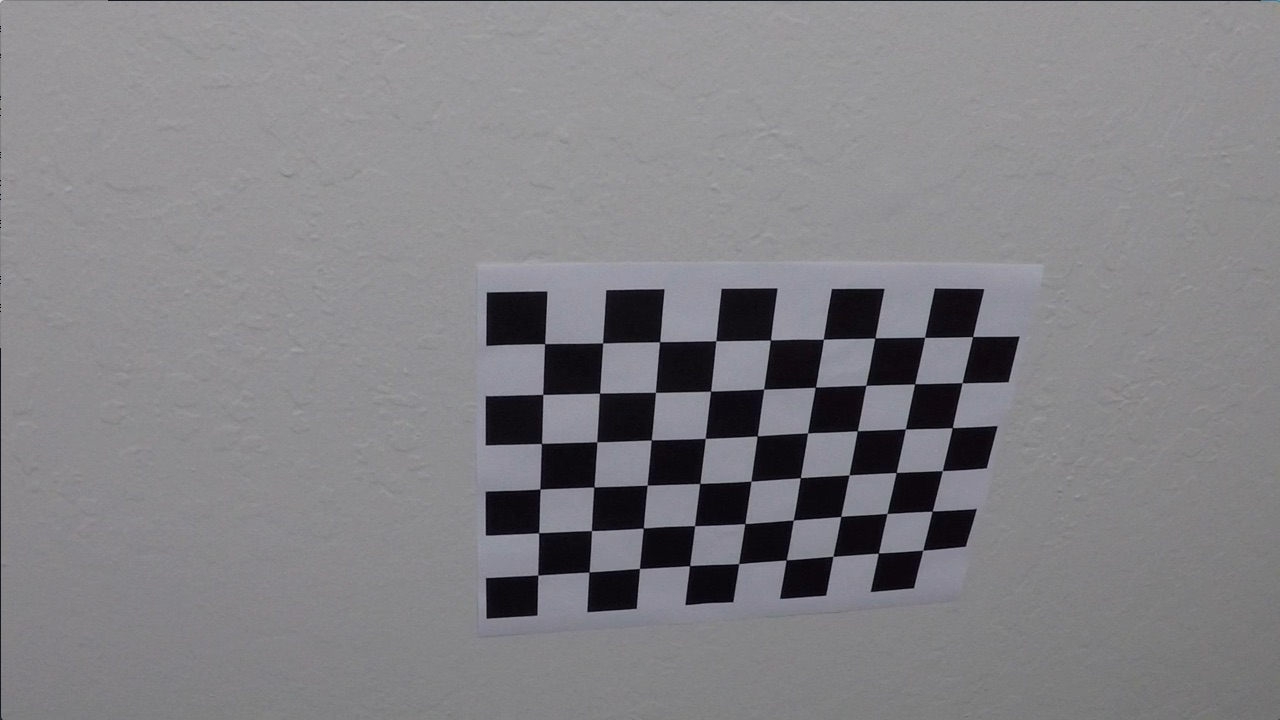
#> input picture camera_cal/calibration10.jpg, 1280 x 720 px; its folder holds only this picture in this run; the run also reads 1 picture not shown here
$ jupyter execute --allow-errors 'P4 copy.ipynb'   (shell and % lines are left out)   (older library calls are emulated)
#> lines starting #> are read from the running program, lines starting #| are printed output that depends on the picture; long printed decimals are rounded
[cell 1]
import sys

[cell 2]
import numpy as np
import pandas as pd
import cv2
import os
import glob
import matplotlib.pyplot as plt
import pickle

## Calibration & Distortion Correction

[cell 3]
def undistort_img():
    # Prepare object points 0,0,0 ... 8,5,0
    obj_pts = np.zeros((6*9,3), np.float32)
    obj_pts[:,:2] = np.mgrid[0:9, 0:6].T.reshape(-1,2)

    # Stores all object points & img points from all images
    objpoints = []
    imgpoints = []

    # Get directory for all calibration images
    images = glob.glob('camera_cal/*.jpg')

    for indx, fname in enumerate(images):
        img = cv2.imread(fname)
#> img is the input picture: shape (720, 1280, 3); mean B, G, R 133.1, 129.4, 130.2
        gray = cv2.cvtColor(img, cv2.COLOR_BGR2GRAY)

        ret, corners = cv2.findChessboardCorners(gray, (9,6), None)
#> ret = True; corners = 54 rows, first 8: [545.3, 343.1], [602.7, 342.8], [660.1, 341.3], [715.8, 340.7], [770.6, 340], [823.5, 339.2], [874.3, 338.5], [925.1, 337.4]

        if ret == True:
            objpoints.append(obj_pts)
            imgpoints.append(corners)
    # Test undistortion on img
    img_size = (img.shape[1], img.shape[0])

    # Calibrate camera
    ret, mtx, dist, rvecs, tvecs = cv2.calibrateCamera(objpoints, imgpoints, img_size, None,None)
#> ret = 0.68; mtx = [[1143.7, 0, 681.7], [0, 1109.2, 367.7], [0, 0, 1]]; dist = [[-0.515, 2.99, -0.00876, 0.00937, 1.41]]; rvecs = ([0.451, -0.252, 0.0361],); tvecs = ([-2.31, -0.422, 19.12],)

    dst = cv2.undistort(img, mtx, dist, None, mtx)
    # Save camera calibration for later use
    dist_pickle = {}
    dist_pickle['mtx'] = mtx
    dist_pickle['dist'] = dist
    pickle.dump( dist_pickle, open('camera_cal/cal_pickle.p', 'wb') )

def undistort(img, cal_dir='camera_cal/cal_pickle.p'):
    #cv2.imwrite('camera_cal/test_cal.jpg', dst)
    with open(cal_dir, mode='rb') as f:
        file = pickle.load(f)
    mtx = file['mtx']
    dist = file['dist']
    dst = cv2.undistort(img, mtx, dist, None, mtx)

    return dst

[cell 4]
undistort_img()

[cell 5]
img = cv2.imread('camera_cal/calibration1.jpg')
#> (the rest of this cell did not finish here and is left out)


# Visualize undistortion
f, (ax1, ax2) = plt.subplots(1, 2, figsize=(20,10))
ax1.imshow(img)
ax1.set_title('Original Image', fontsize=30)
ax2.imshow(dst)
ax2.set_title('Undistorted Image', fontsize=30)

[cell 6]
img = cv2.imread('test_images/test7.jpg')
img = cv2.cvtColor(img, cv2.COLOR_BGR2RGB)
dst = undistort(img)


# Visualize undistortion
f, (ax1, ax2) = plt.subplots(1, 2, figsize=(20,10))
ax1.imshow(img)
ax1.set_title('Original Image', fontsize=30)
ax2.imshow(dst)
ax2.set_title('Undistorted Image', fontsize=30)

## Pipeline and Perspective warp

[cell 7]
def pipeline(img, s_thresh=(100, 255), sx_thresh=(15, 255)):
    img = undistort(img)
    img = np.copy(img)
    # Convert to HLS color space and separate the V channel
    hls = cv2.cvtColor(img, cv2.COLOR_RGB2HLS).astype(np.float)
    l_channel = hls[:,:,1]
    s_channel = hls[:,:,2]
    h_channel = hls[:,:,0]
    # Sobel x
    sobelx = cv2.Sobel(l_channel, cv2.CV_64F, 1, 1) # Take the derivative in x
    abs_sobelx = np.absolute(sobelx) # Absolute x derivative to accentuate lines away from horizontal
    scaled_sobel = np.uint8(255*abs_sobelx/np.max(abs_sobelx))

    # Threshold x gradient
    sxbinary = np.zeros_like(scaled_sobel)
    sxbinary[(scaled_sobel >= sx_thresh[0]) & (scaled_sobel <= sx_thresh[1])] = 1

    # Threshold color channel
    s_binary = np.zeros_like(s_channel)
    s_binary[(s_channel >= s_thresh[0]) & (s_channel <= s_thresh[1])] = 1

    color_binary = np.dstack((np.zeros_like(sxbinary), sxbinary, s_binary)) * 255

    combined_binary = np.zeros_like(sxbinary)
    combined_binary[(s_binary == 1) | (sxbinary == 1)] = 1
    return combined_binary

def perspective_warp(img,
                     dst_size=(1280,720),
                     src=np.float32([(0.25,0.8),(0.70,0.7),(0.2,1),(1,1)]),
                     dst=np.float32([(0,0), (1, 0), (0,1), (1,1)])):
    img_size = np.float32([(img.shape[1],img.shape[0])])
    src = src* img_size
    # For destination points, I'm arbitrarily choosing some points to be
    # a nice fit for displaying our warped result
    # again, not exact, but close enough for our purposes
    dst = dst * np.float32(dst_size)
    print(src)
    # Given src and dst points, calculate the perspective transform matrix
    M = cv2.getPerspectiveTransform(src, dst)
    # Warp the image using OpenCV warpPerspective()
    warped = cv2.warpPerspective(img, M, dst_size)
    return warped

def inv_perspective_warp(img,
                     dst_size=(1280,720),
                     src=np.float32([(0,0), (1, 0), (0,1), (1,1)]),
                     dst=np.float32([(0.25,0.7),(0.70,0.7),(0.2,1),(1,1)])):
    img_size = np.float32([(img.shape[1],img.shape[0])])
    src = src* img_size
    # For destination points, I'm arbitrarily choosing some points to be
    # a nice fit for displaying our warped result
    # again, not exact, but close enough for our purposes
    dst = dst * np.float32(dst_size)
    # Given src and dst points, calculate the perspective transform matrix
    M = cv2.getPerspectiveTransform(src, dst)
    # Warp the image using OpenCV warpPerspective()
    warped = cv2.warpPerspective(img, M, dst_size)
    return warped

def get_hist(img):
    hist = np.sum(img[img.shape[0]//2:,:], axis=0)
    return hist

[cell 8]
img = cv2.imread('test_images/test9.png')
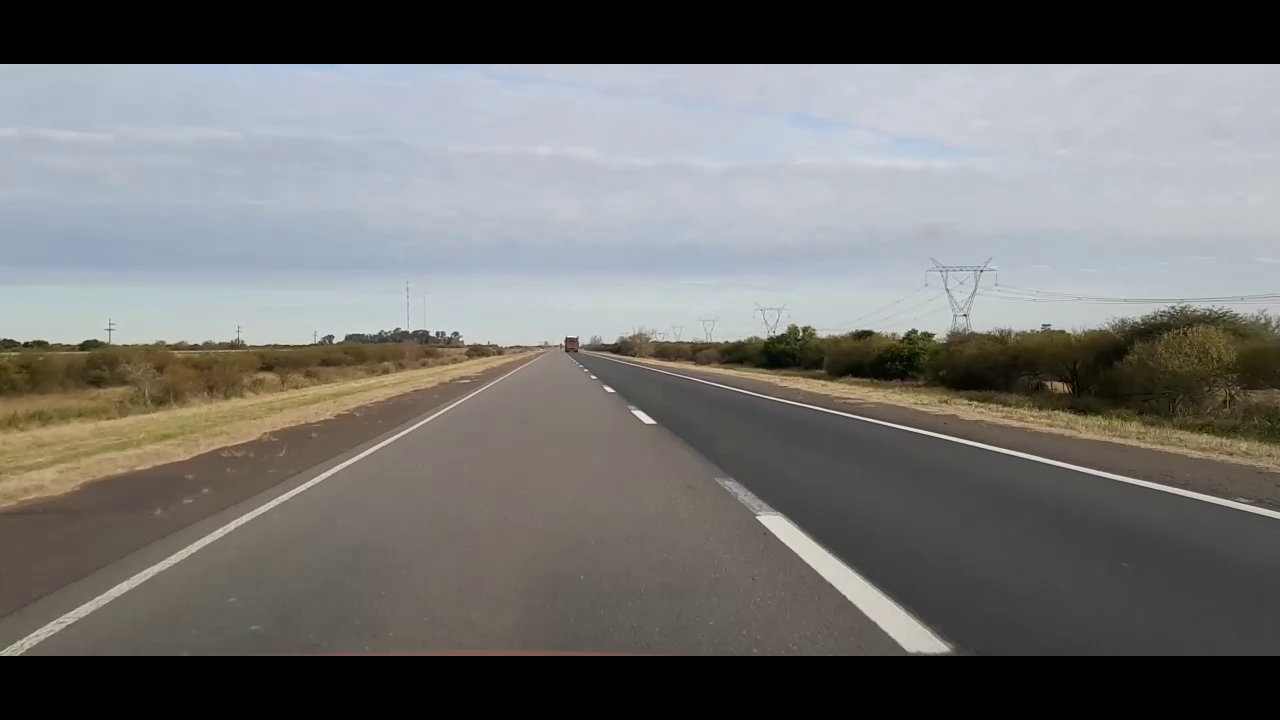
#> input picture test_images/test9.png, 1280 x 720 px
#> img is the input picture: shape (720, 1280, 3); mean B, G, R 112.4, 114.2, 114.5
img = cv2.cvtColor(img, cv2.COLOR_BGR2RGB)
dst = pipeline(img)
dst = perspective_warp(dst, dst_size=(1280,720))
#> in perspective_warp, `src = src* img_size`: src = [[320, 576], [896, 504], [256, 720], [1280, 720]]
#> in perspective_warp, `dst = dst * np.float32(dst_size)`: dst = [[0, 0], [1280, 0], [0, 720], [1280, 720]]
#| [[ 320.  576.]
#|  [ 896.  504.]
#|  [ 256.  720.]
#> (further printed lines are left out)
#> in perspective_warp, `M = cv2.getPerspectiveTransform(src, dst)`: M = [[-2.22, -0.988, 1280], [-0.606, -4.85, 2986.7], [-0.000842, -0.00236, 1]]

# Visualize undistortion
f, (ax1, ax2) = plt.subplots(1, 2, figsize=(20,10))
ax1.imshow(img)
ax1.set_title('Original Image', fontsize=30)
ax2.imshow(dst, cmap='gray')
ax2.set_title('Warped Image', fontsize=30)

## Sliding Window Algorithm and Curve Plotting

[cell 9]
left_a, left_b, left_c = [],[],[]
right_a, right_b, right_c = [],[],[]

def sliding_window(img, nwindows=9, margin=150, minpix = 1, draw_windows=True):
    global left_a, left_b, left_c,right_a, right_b, right_c
    left_fit_= np.empty(3)
    right_fit_ = np.empty(3)
    out_img = np.dstack((img, img, img))*255

    histogram = get_hist(img)
    # find peaks of left and right halves
    midpoint = int(histogram.shape[0]/2)
    leftx_base = np.argmax(histogram[:midpoint])
    rightx_base = np.argmax(histogram[midpoint:]) + midpoint


    # Set height of windows
    window_height = np.int(img.shape[0]/nwindows)
    # Identify the x and y positions of all nonzero pixels in the image
    nonzero = img.nonzero()
    nonzeroy = np.array(nonzero[0])
    nonzerox = np.array(nonzero[1])
    # Current positions to be updated for each window
    leftx_current = leftx_base
    rightx_current = rightx_base


    # Create empty lists to receive left and right lane pixel indices
    left_lane_inds = []
    right_lane_inds = []

    # Step through the windows one by one
    for window in range(nwindows):
        # Identify window boundaries in x and y (and right and left)
        win_y_low = img.shape[0] - (window+1)*window_height
        win_y_high = img.shape[0] - window*window_height
        win_xleft_low = leftx_current - margin
        win_xleft_high = leftx_current + margin
        win_xright_low = rightx_current - margin
        win_xright_high = rightx_current + margin
        # Draw the windows on the visualization image
        if draw_windows == True:
            cv2.rectangle(out_img,(win_xleft_low,win_y_low),(win_xleft_high,win_y_high),
            (100,255,255), 3)
            cv2.rectangle(out_img,(win_xright_low,win_y_low),(win_xright_high,win_y_high),
            (100,255,255), 3)
        # Identify the nonzero pixels in x and y within the window
        good_left_inds = ((nonzeroy >= win_y_low) & (nonzeroy < win_y_high) &
        (nonzerox >= win_xleft_low) &  (nonzerox < win_xleft_high)).nonzero()[0]
        good_right_inds = ((nonzeroy >= win_y_low) & (nonzeroy < win_y_high) &
        (nonzerox >= win_xright_low) &  (nonzerox < win_xright_high)).nonzero()[0]
        # Append these indices to the lists
        left_lane_inds.append(good_left_inds)
        right_lane_inds.append(good_right_inds)
        # If you found > minpix pixels, recenter next window on their mean position
        if len(good_left_inds) > minpix:
            leftx_current = np.int(np.mean(nonzerox[good_left_inds]))
        if len(good_right_inds) > minpix:
            rightx_current = np.int(np.mean(nonzerox[good_right_inds]))


# [11 lines of commented-out code are left out]
    left_lane_inds = np.concatenate(left_lane_inds)
    right_lane_inds = np.concatenate(right_lane_inds)

    # Extract left and right line pixel positions
    leftx = nonzerox[left_lane_inds]
    lefty = nonzeroy[left_lane_inds]
    rightx = nonzerox[right_lane_inds]
    righty = nonzeroy[right_lane_inds]

    # Fit a second order polynomial to each
    left_fit = np.polyfit(lefty, leftx, 2)
    right_fit = np.polyfit(righty, rightx, 2)

    left_a.append(left_fit[0])
    left_b.append(left_fit[1])
    left_c.append(left_fit[2])

    right_a.append(right_fit[0])
    right_b.append(right_fit[1])
    right_c.append(right_fit[2])

    left_fit_[0] = np.mean(left_a[-10:])
    left_fit_[1] = np.mean(left_b[-10:])
    left_fit_[2] = np.mean(left_c[-10:])

    right_fit_[0] = np.mean(right_a[-10:])
    right_fit_[1] = np.mean(right_b[-10:])
    right_fit_[2] = np.mean(right_c[-10:])

    # Generate x and y values for plotting
    ploty = np.linspace(0, img.shape[0]-1, img.shape[0] )
    left_fitx = left_fit_[0]*ploty**2 + left_fit_[1]*ploty + left_fit_[2]
    right_fitx = right_fit_[0]*ploty**2 + right_fit_[1]*ploty + right_fit_[2]

    out_img[nonzeroy[left_lane_inds], nonzerox[left_lane_inds]] = [255, 0, 100]
    out_img[nonzeroy[right_lane_inds], nonzerox[right_lane_inds]] = [0, 100, 255]

    return out_img, (left_fitx, right_fitx), (left_fit_, right_fit_), ploty

def get_curve(img, leftx, rightx):
    ploty = np.linspace(0, img.shape[0]-1, img.shape[0])
    y_eval = np.max(ploty)
    ym_per_pix = 30.5/720 # meters per pixel in y dimension
    xm_per_pix = 3.7/720 # meters per pixel in x dimension

    # Fit new polynomials to x,y in world space
    left_fit_cr = np.polyfit(ploty*ym_per_pix, leftx*xm_per_pix, 2)
    right_fit_cr = np.polyfit(ploty*ym_per_pix, rightx*xm_per_pix, 2)
    # Calculate the new radii of curvature
    left_curverad = ((1 + (2*left_fit_cr[0]*y_eval*ym_per_pix + left_fit_cr[1])**2)**1.5) / np.absolute(2*left_fit_cr[0])
    right_curverad = ((1 + (2*right_fit_cr[0]*y_eval*ym_per_pix + right_fit_cr[1])**2)**1.5) / np.absolute(2*right_fit_cr[0])

    car_pos = img.shape[1]/2
    l_fit_x_int = left_fit_cr[0]*img.shape[0]**2 + left_fit_cr[1]*img.shape[0] + left_fit_cr[2]
    r_fit_x_int = right_fit_cr[0]*img.shape[0]**2 + right_fit_cr[1]*img.shape[0] + right_fit_cr[2]
    lane_center_position = (r_fit_x_int + l_fit_x_int) /2
    center = (car_pos - lane_center_position) * xm_per_pix / 10
    # Now our radius of curvature is in meters
    return (left_curverad, right_curverad, center)

def draw_lanes(img, left_fit, right_fit):
    ploty = np.linspace(0, img.shape[0]-1, img.shape[0])
    color_img = np.zeros_like(img)

    left = np.array([np.transpose(np.vstack([left_fit, ploty]))])
    right = np.array([np.flipud(np.transpose(np.vstack([right_fit, ploty])))])
    points = np.hstack((left, right))

    cv2.fillPoly(color_img, np.int_(points), (0,200,255))
    inv_perspective = inv_perspective_warp(color_img)
    inv_perspective = cv2.addWeighted(img, 1, inv_perspective, 0.7, 0)
    return inv_perspective

[cell 10]
#%matplotlib gtk
out_img, curves, lanes, ploty = sliding_window(dst)
#> in get_hist, `hist = np.sum(img[img.shape[0]//2:,:], axis=0)`: hist = 1280 values, max 224 at index 1054, min 0 at index 230, mean 8.46
#> in sliding_window, `histogram = get_hist(img)`: histogram has the same summary as hist in get_hist
#> in sliding_window, `leftx_base = np.argmax(histogram[:midpoint])`: leftx_base = 197
#> in sliding_window, `rightx_base = np.argmax(histogram[midpoint:]) + midpoint`: rightx_base = 1054
#> in sliding_window, `nonzero = img.nonzero()`: nonzero = 18770 positions, rows 0 to 590, columns 0 to 1279
#> in sliding_window, `nonzeroy = np.array(nonzero[0])`: nonzeroy = 18770 values from 0 to 590
#> in sliding_window, `nonzerox = np.array(nonzero[1])`: nonzerox = 18770 values, max 1279 at index 15665, min 0 at index 10051, mean 869
#> in sliding_window, `leftx_current = leftx_base`: leftx_current = 197
#> in sliding_window, `rightx_current = rightx_base`: rightx_current = 1054
#> the loop in sliding_window, `for window in range(nwindows):` made 9 passes
#> (win_xleft_low, win_xleft_high, win_xright_low, win_xright_high, leftx_current, rightx_current) on passes 3, 4, 7: (47, 347, 869, 1169, 163, 1057), (13, 313, 907, 1207, 66, 1077), (-84, 216, 916, 1216, 195, 1074)
#> after the loop in sliding_window, `for window in range(nwindows):`:
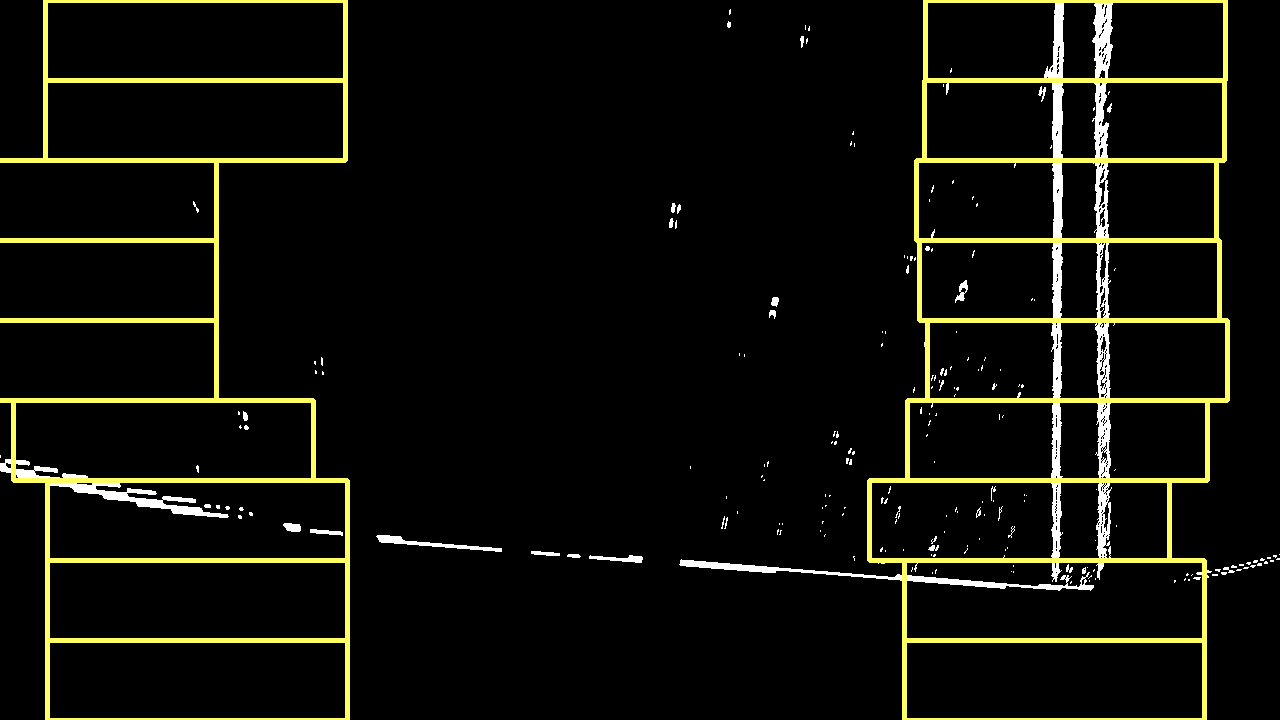
#> out_img: shape (720, 1280, 3); mean of channels 0, 1, 2 9.2, 15.9, 15.9; drawn as B, G, R
#> after the loop in sliding_window, `for window in range(nwindows):`: left_lane_inds = 9 items
#> in sliding_window, `left_lane_inds = np.concatenate(left_lane_inds)`: left_lane_inds = 2753 values, max 14555 at index 2042, min 4619 at index 2729, mean 12178.1
#> in sliding_window, `right_lane_inds = np.concatenate(right_lane_inds)`: right_lane_inds = 12970 values, max 18769 at index 1392, min 0 at index 10987, mean 7688.8
#> in sliding_window, `leftx = nonzerox[left_lane_inds]`: leftx = 2753 values, max 342 at index 1999, min 13 at index 2115, mean 139.3
#> in sliding_window, `lefty = nonzeroy[left_lane_inds]`: lefty = 2753 values, max 535 at index 2041, min 201 at index 2729, mean 490.6
#> in sliding_window, `rightx = nonzerox[right_lane_inds]`: rightx = 12970 values, max 1203 at index 368, min 877 at index 3042, mean 1066.5
#> in sliding_window, `righty = nonzeroy[right_lane_inds]`: righty = 12970 values, max 590 at index 1390, min 0 at index 10987, mean 303.5
#> in sliding_window, `left_fit = np.polyfit(lefty, leftx, 2)`: left_fit = [0.0119, -8.76, 1554.7]
#> in sliding_window, `right_fit = np.polyfit(righty, rightx, 2)`: right_fit = [-0.000245, 0.0757, 1074.4]
#> lanes = ([0.0119, -8.76, 1554.7], [-0.000245, 0.0757, 1074.4]); ploty = 720 values from 0 to 719
#plt.imshow(out_img)
#plt.plot(curves[0], ploty, color='yellow', linewidth=1)
#plt.plot(curves[1], ploty, color='yellow', linewidth=1)
print(np.asarray(curves).shape)
#| (2, 720)
curverad=get_curve(img, curves[0],curves[1])
#> in get_curve, `left_fit_cr = np.polyfit(ploty*ym_per_pix, leftx*xm_per_pix, 2)`: left_fit_cr = [0.0341, -1.06, 7.99]
#> in get_curve, `right_fit_cr = np.polyfit(ploty*ym_per_pix, rightx*xm_per_pix, 2)`: right_fit_cr = [-0.000702, 0.00919, 5.52]
#> in get_curve, `left_curverad = ((1 + (2*left_fit_cr[0]*y_eval*ym_per_pix + left_fit_c..`: left_curverad = 42.45
#> in get_curve, `right_curverad = ((1 + (2*right_fit_cr[0]*y_eval*ym_per_pix + right_fi..`: right_curverad = 713.1
#> in get_curve, `l_fit_x_int = left_fit_cr[0]*img.shape[0]**2 + left_fit_cr[1]*img.shap..`: l_fit_x_int = 16931.9
#> in get_curve, `r_fit_x_int = right_fit_cr[0]*img.shape[0]**2 + right_fit_cr[1]*img.sh..`: r_fit_x_int = -352
#> in get_curve, `lane_center_position = (r_fit_x_int + l_fit_x_int) /2`: lane_center_position = 8290
#> in get_curve, `center = (car_pos - lane_center_position) * xm_per_pix / 10`: center = -3.93
#> curverad = (42.45, 713.1, -3.93)
print(curverad)
#| (42.452, 713.121, -3.931)
img_ = draw_lanes(img, curves[0], curves[1])
#> in draw_lanes, `left = np.array([np.transpose(np.vstack([left_fit, ploty]))])`: left = 720 pairs, first value -54.96 to 1554.7, second value 0 to 719
#> in draw_lanes, `right = np.array([np.flipud(np.transpose(np.vstack([right_fit, ploty])..`: right = 720 pairs, first value 1002.1 to 1080.2, second value 0 to 719
#> in draw_lanes, `points = np.hstack((left, right))`: points = 1440 pairs, first value -54.96 to 1554.7, second value 0 to 719
#> in inv_perspective_warp, `src = src* img_size`: src = [[0, 0], [1280, 0], [0, 720], [1280, 720]]
#> in inv_perspective_warp, `dst = dst * np.float32(dst_size)`: dst = [[320, 504], [896, 504], [256, 720], [1280, 720]]
#> in inv_perspective_warp, `M = cv2.getPerspectiveTransform(src, dst)`: M = [[0.45, -0.244, 320], [0, -0.138, 504], [0, -0.000608, 1]]
plt.imshow(img_, cmap='hsv')

[cell 11]
f, (ax1, ax2, ax3, ax4, ax5) = plt.subplots(1, 5, figsize=(100, 20))
#f.tight_layout()
ax1.imshow(img)
ax1.set_title('Original', fontsize=100)
ax2.imshow(dst)
ax2.set_title('Filter+Perspective Tform', fontsize=100)
ax3.imshow(out_img)
ax3.plot(curves[0], ploty, color='yellow', linewidth=30)
ax3.plot(curves[1], ploty, color='yellow', linewidth=30)
ax3.set_title('Sliding window+Curve Fit', fontsize=100)
ax4.imshow(img_)

ax4.set_title('Overlay Lanes', fontsize=100)
plt.subplots_adjust(left=0., right=1, top=0.9, bottom=0.)
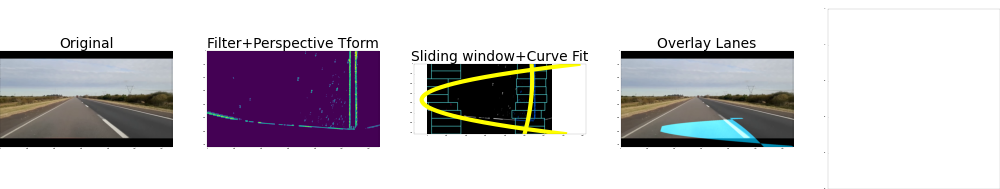
#> figure drawn by matplotlib, 4 panels
